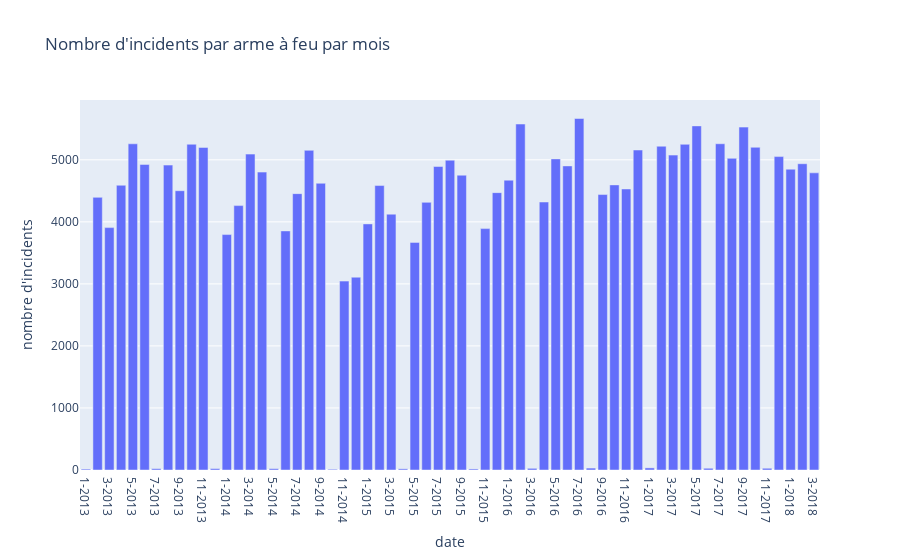

The notebook cell this image was saved under:
### Code cell
fig2 = px.bar(updated_base, x=pd.unique(updated_base['month_year']), y=updated_base.groupby(updated_base['month_year']).count()['incident_id'],
              labels={"x":"date", "y":"nombre d'incidents"},
              title="Nombre d'incidents par arme à feu par mois")


fig2

### Figure 1 — Plotly figure (JSON) as saved in the notebook; plotly's stock layout.template omitted (floating-point values rounded to 4 significant figures)
{"data": [{"alignmentgroup": "True", "hovertemplate": "date=%{x}<br>nombre d'incidents=%{y}<extra></extra>", "legendgroup": "", "marker": {"color": "#636efa", "pattern": {"shape": ""}}, "name": "", "offsetgroup": "", "orientation": "v", "showlegend": false, "textposition": "auto", "type": "bar", "x": ["1-2013", "2-2013", "3-2013", "4-2013", "5-2013", "6-2013", "7-2013", "8-2013", "9-2013", "10-2013", "11-2013", "12-2013", "1-2014", "2-2014", "3-2014", "4-2014", "5-2014", "6-2014", "7-2014", "8-2014", "9-2014", "10-2014", "11-2014", "12-2014", "1-2015", "2-2015", "3-2015", "4-2015", "5-2015", "6-2015", "7-2015", "8-2015", "9-2015", "10-2015", "11-2015", "12-2015", "1-2016", "2-2016", "3-2016", "4-2016", "5-2016", "6-2016", "7-2016", "8-2016", "9-2016", "10-2016", "11-2016", "12-2016", "1-2017", "2-2017", "3-2017", "4-2017", "5-2017", "6-2017", "7-2017", "8-2017", "9-2017", "10-2017", "11-2017", "12-2017", "1-2018", "2-2018", "3-2018"], "xaxis": "x", "y": [15, 4395, 3907, 4590, 5258, 4926, 22, 4915, 4502, 5251, 5200, 23, 3795, 4262, 5092, 4802, 22, 3854, 4455, 5153, 4622, 12, 3045, 3108, 3967, 4585, 4124, 19, 3669, 4314, 4892, 4994, 4752, 17, 3891, 4471, 4672, 5577, 27, 4320, 5015, 4902, 5666, 31, 4440, 4596, 4530, 5158, 34, 5219, 5076, 5250, 5547, 28, 5259, 5024, 5527, 5202, 28, 5052, 4849, 4937, 4790], "yaxis": "y"}], "layout": {"barmode": "relative", "legend": {"tracegroupgap": 0}, "title": {"text": "Nombre d'incidents par arme à feu par mois"}, "xaxis": {"anchor": "y", "domain": [0, 1], "title": {"text": "date"}}, "yaxis": {"anchor": "x", "domain": [0, 1], "title": {"text": "nombre d'incidents"}}}}
